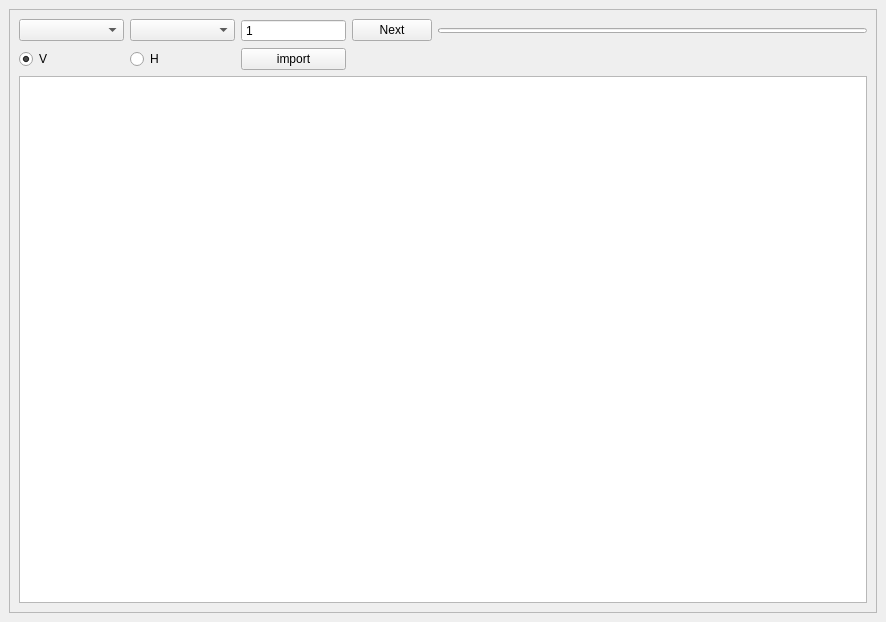
<?xml version="1.0" encoding="UTF-8"?>
<ui version="4.0">
 <class>ImportExcel</class>
 <widget class="QMainWindow" name="ImportExcel">
  <property name="geometry">
   <rect>
    <x>0</x>
    <y>0</y>
    <width>886</width>
    <height>622</height>
   </rect>
  </property>
  <property name="windowTitle">
   <string>Import Excel</string>
  </property>
  <property name="windowIcon">
   <iconset>
    <normaloff>icons/logo.png</normaloff>icons/logo.png</iconset>
  </property>
  <widget class="QWidget" name="centralwidget">
   <layout class="QGridLayout" name="gridLayout_2">
    <item row="0" column="0">
     <widget class="QFrame" name="frame">
      <property name="frameShape">
       <enum>QFrame::StyledPanel</enum>
      </property>
      <property name="frameShadow">
       <enum>QFrame::Raised</enum>
      </property>
      <layout class="QGridLayout" name="gridLayout">
       <item row="0" column="0">
        <widget class="QComboBox" name="table">
         <property name="minimumSize">
          <size>
           <width>105</width>
           <height>22</height>
          </size>
         </property>
        </widget>
       </item>
       <item row="0" column="1">
        <widget class="QComboBox" name="column">
         <property name="minimumSize">
          <size>
           <width>105</width>
           <height>22</height>
          </size>
         </property>
        </widget>
       </item>
       <item row="2" column="0" colspan="5">
        <widget class="QTableWidget" name="table_2"/>
       </item>
       <item row="1" column="0">
        <widget class="QRadioButton" name="v_position">
         <property name="text">
          <string>V</string>
         </property>
         <property name="checked">
          <bool>true</bool>
         </property>
        </widget>
       </item>
       <item row="1" column="2">
        <widget class="QPushButton" name="import_2">
         <property name="minimumSize">
          <size>
           <width>105</width>
           <height>22</height>
          </size>
         </property>
         <property name="text">
          <string>import</string>
         </property>
        </widget>
       </item>
       <item row="0" column="4">
        <widget class="QProgressBar" name="import_progress">
         <property name="maximumSize">
          <size>
           <width>16777215</width>
           <height>5</height>
          </size>
         </property>
         <property name="minimum">
          <number>0</number>
         </property>
         <property name="maximum">
          <number>100</number>
         </property>
         <property name="value">
          <number>0</number>
         </property>
         <property name="alignment">
          <set>Qt::AlignCenter</set>
         </property>
         <property name="textVisible">
          <bool>false</bool>
         </property>
        </widget>
       </item>
       <item row="1" column="1">
        <widget class="QRadioButton" name="h_position">
         <property name="text">
          <string>H</string>
         </property>
        </widget>
       </item>
       <item row="0" column="2">
        <widget class="QSpinBox" name="column_index">
         <property name="minimumSize">
          <size>
           <width>50</width>
           <height>22</height>
          </size>
         </property>
         <property name="buttonSymbols">
          <enum>QAbstractSpinBox::NoButtons</enum>
         </property>
         <property name="minimum">
          <number>1</number>
         </property>
        </widget>
       </item>
       <item row="0" column="3">
        <widget class="QPushButton" name="pushButton">
         <property name="minimumSize">
          <size>
           <width>50</width>
           <height>22</height>
          </size>
         </property>
         <property name="text">
          <string>Next</string>
         </property>
         <property name="shortcut">
          <string>Return</string>
         </property>
        </widget>
       </item>
      </layout>
     </widget>
    </item>
   </layout>
  </widget>
 </widget>
 <resources/>
 <connections>
  <connection>
   <sender>pushButton</sender>
   <signal>clicked()</signal>
   <receiver>column_index</receiver>
   <slot>stepUp()</slot>
   <hints>
    <hint type="sourcelabel">
     <x>374</x>
     <y>34</y>
    </hint>
    <hint type="destinationlabel">
     <x>316</x>
     <y>35</y>
    </hint>
   </hints>
  </connection>
 </connections>
</ui>
